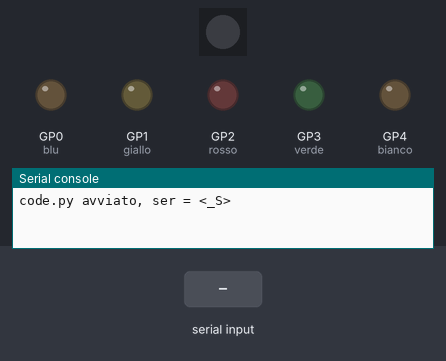
The program below on a simulated Raspberry Pi Pico running CircuitPython. Parts: 1 RGB LEDs in strip order, left to right, output pins drawn as LEDs (lit = HIGH), the last lines printed to the serial console. The test bench sets the inputs (shaded band). Dim RGB values are drawn brighter than linear.

Above: at 5.6 s.
5.7 s: "off\n" received over the second serial link
7.2 s: "on\n" received over the second serial link
10.2 s: "bianco\n" received over the second serial link
At 10.25 s:
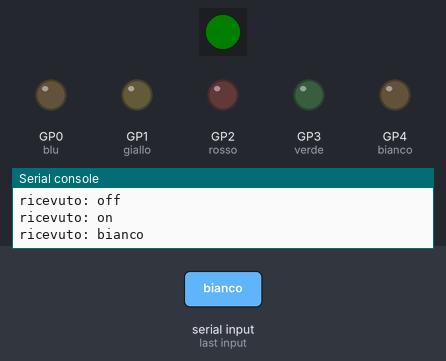
Timing chart, 0 to 17.0 s (numbered marks = the images above; inputs shaded):
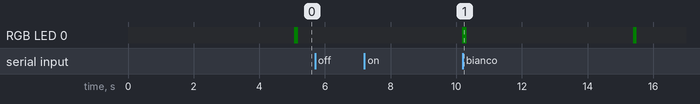

Measured:
- after the input at 7.2 s, RGB LED 0: off → RGB(0, 4, 0) after 3.0 s

The program:

code.py
```python
import usb_cdc, board, digitalio, time, neopixel

pins = {
    "blu":    digitalio.DigitalInOut(board.GP0),
    "giallo": digitalio.DigitalInOut(board.GP1),
    "rosso":  digitalio.DigitalInOut(board.GP2),
    "verde":  digitalio.DigitalInOut(board.GP3),
    "bianco": digitalio.DigitalInOut(board.GP4),
}

for p in pins.values():
    p.direction = digitalio.Direction.OUTPUT

# LED RGB onboard (RP2040-Zero: WS2812 su GP16). Heartbeat "board viva".
status = neopixel.NeoPixel(board.GP16, 1, brightness=0.1, auto_write=True)
HB_PERIOD = 5.0    # ogni 5s
HB_ON = 0.05       # blink breve
hb_last = time.monotonic()
hb_lit = False


def set_led(colore, stato):
    p = pins.get(colore)
    if p is not None:
        p.value = stato


def spegni_tutti():
    for p in pins.values():
        p.value = False


ser = usb_cdc.data
if ser is not None:
    ser.timeout = 0.1

spegni_tutti()
print("code.py avviato, ser =", ser)

# Protocollo (una riga per comando):
#   on <colore>   accendi un LED
#   off <colore>  spegni un LED
#   off           spegni tutti
while True:
    # heartbeat non-bloccante: blink verde tenue ogni HB_PERIOD
    now = time.monotonic()
    if not hb_lit and now - hb_last >= HB_PERIOD:
        status[0] = (0, 40, 0)
        hb_lit = True
        hb_last = now
    elif hb_lit and now - hb_last >= HB_ON:
        status[0] = (0, 0, 0)
        hb_lit = False
        hb_last = now

    if ser is None:
        time.sleep(0.1)
        continue
    line = ser.readline()
    if line:
        line = line.strip().decode("utf-8").lower()
        print("ricevuto:", line)
        parts = line.split()
        if not parts:
            pass
        elif parts[0] == "off" and len(parts) == 1:
            spegni_tutti()
        elif parts[0] == "on" and len(parts) == 2:
            set_led(parts[1], True)
        elif parts[0] == "off" and len(parts) == 2:
            set_led(parts[1], False)
    time.sleep(0.01)
```
